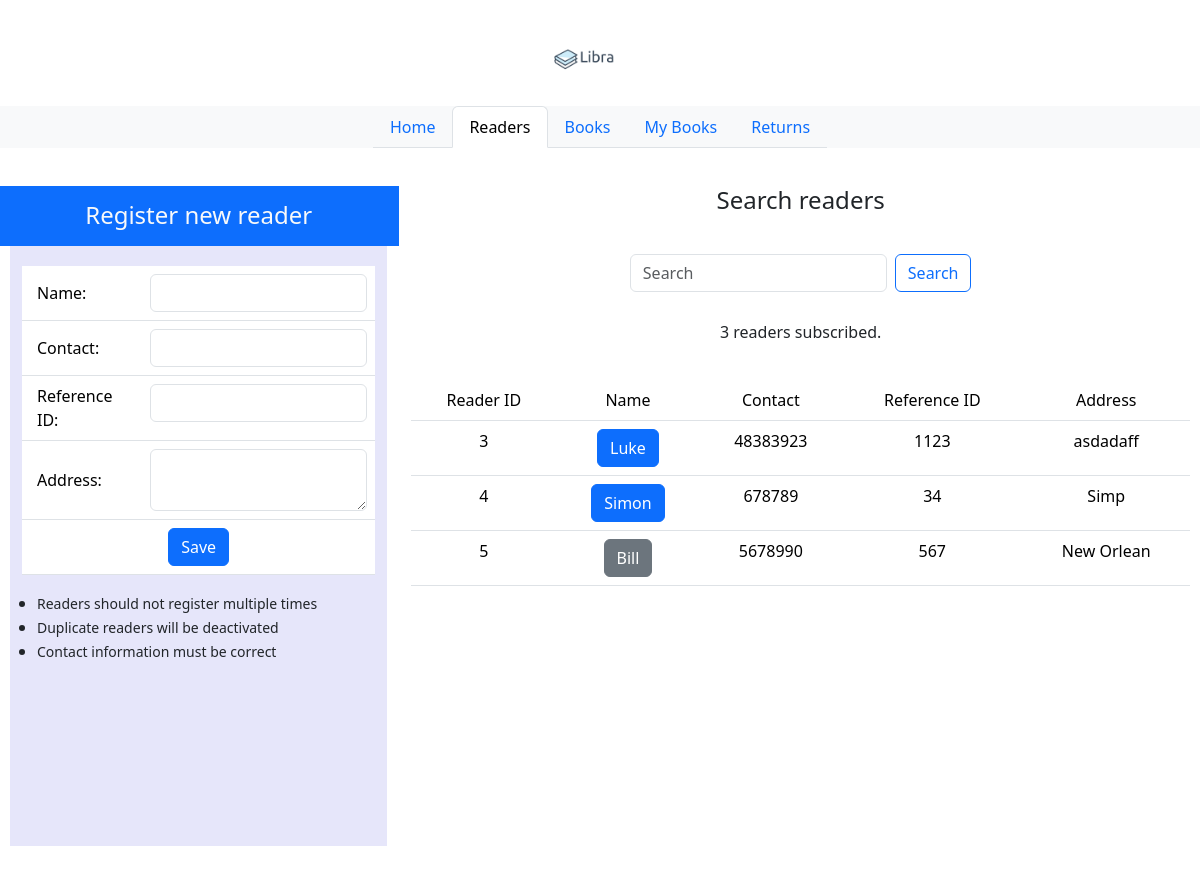
Page /readers/ on the earlier database version.
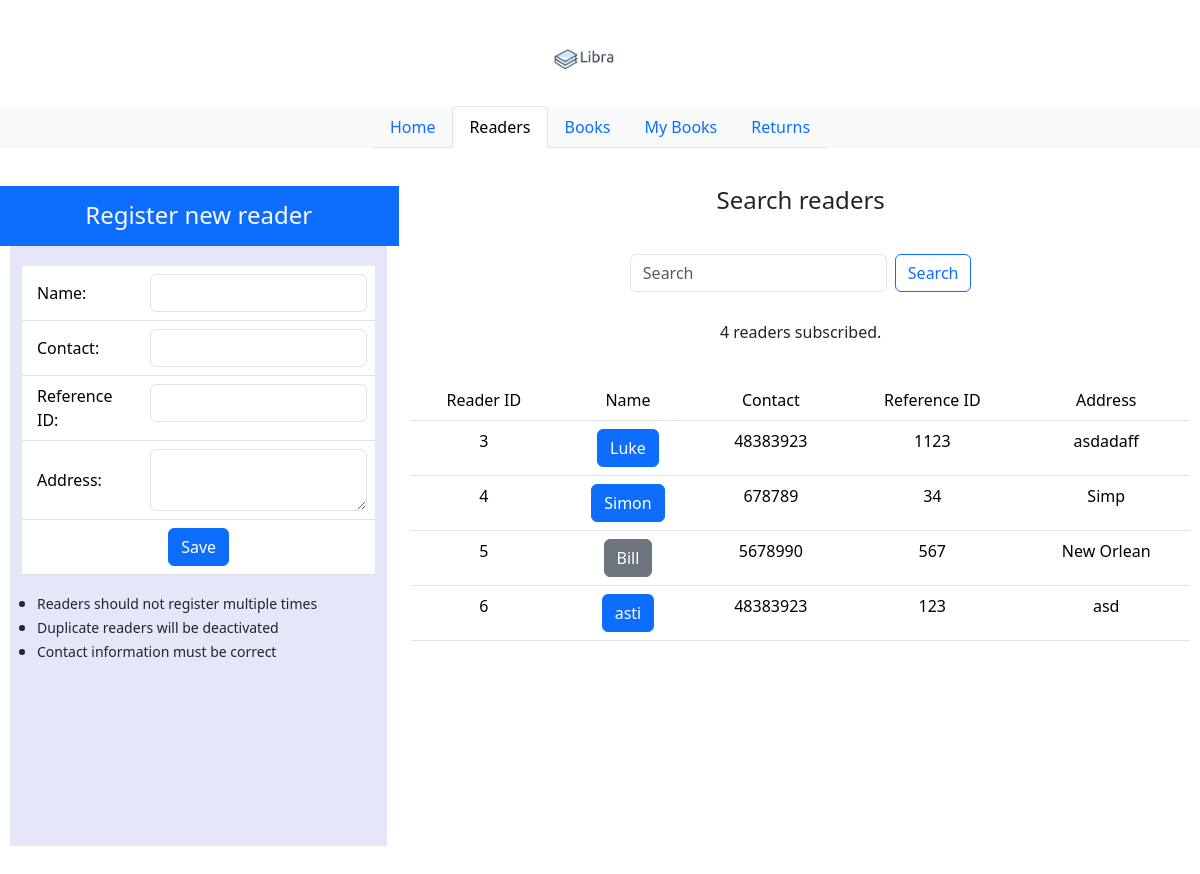
Same page on the later database version.
### libs_app/models.py (models this page shows, shortened)
class Reader(models.Model):
    reference_id = models.CharField(max_length=200)
    reader_name = models.CharField(max_length=200)
    reader_contact = models.CharField(max_length=200)
    reader_address = models.TextField()
    active = models.BooleanField(default=True)

### libs_app/views.py (the view)
# urls.py: path('readers/', views.readers_tab, name='readers'),
def readers_tab(request):
    if request.method == "GET":
        readers = Reader.objects.all()  # Query all readers using the Reader model
        return render(request, "readers.html", context={"current_tab": "readers", "readers": readers})
    elif request.method == "POST":
        query = request.POST.get('query')
        readers = Reader.objects.raw(f"SELECT * FROM libs_app_reader WHERE reader_name LIKE '%{query}%'")
        return render(request, "readers.html", context={"current_tab": "readers", "readers": readers, "query": query})

### libs_app/templates/readers.html (shortened to what the changed rows need)
<!DOCTYPE html>
{% extends "index.html" %}
{% load static %}
{% block main_content %}
<div class="container-flex text-center justify-content-center align-items-center" style="padding-top: 10px; padding-bottom: 20px; margin: 10px; vertical-align: middle;">
    <div class="row">
        <div class="col-md-8">
            <div class="row" style="margin-top: 20px;">
                <p>{{ readers|length }} readers subscribed.</p>
            </div>
            <div class="row" style="margin-top: 20px;">
                <div class="container" style="overflow-y: auto;height: 400px;">
                    <table class="table table-hover">
                        <thead>
                            <tr>
                                <td>Reader ID</td>
                                <td>Name</td>
                                <td>Contact</td>
                                <td>Reference ID</td>
                                <td>Address</td>
                            </tr>
                        </thead>
                        <tbody>
                            {% for reader in readers %}
                            <tr>
                                <td>{{reader.id}}</td>
                                <td>{% if reader.active %}
                                    <span class="btn btn-primary">{{reader.reader_name}}</span>
                                    {% else %}
                                    <span class="btn btn-secondary">{{reader.reader_name}}</span>
                                    {% endif %}
                                </td>
                                <td>{{reader.reader_contact}}</td>
                                <td>{{reader.reference_id}}</td>
                                <td>{{reader.reader_address}}</td>
                            </tr>
                            {% endfor %}
                        </tbody>
                    </table>
                </div>
            </div>
    </div>
</div>
{% endblock %}

Differences in the rows shown:
added Reader: id "6", reader_name "asti", reader_contact "48383923", reference_id "123", reader_address "asd"
Other differences:
{{ readers|length }}: "3" → "4"
